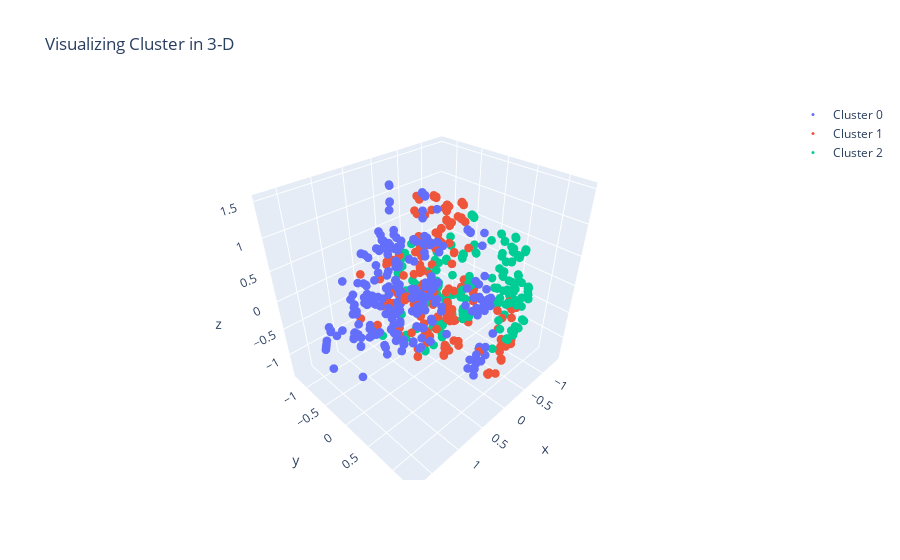

Source (notebook cell):
### Code cell
trace0 = go.Scatter3d(
                    x = cluster0["PCA_comp1"],
                    y = cluster0["PCA_comp2"],
                    z = cluster0["PCA_comp3"],
                    mode = 'markers',
                    marker = dict(size = 3),
                    name = 'Cluster 0')

trace1 = go.Scatter3d(
                    x = cluster1["PCA_comp1"],
                    y = cluster1["PCA_comp2"],
                    z = cluster1["PCA_comp3"],
                    mode = 'markers', marker = dict(size = 3),
                    name = 'Cluster 1')

trace2 = go.Scatter3d(
                    x = cluster2["PCA_comp1"],
                    y = cluster2["PCA_comp2"],
                    z = cluster2["PCA_comp3"],
                    mode = 'markers', marker = dict(size = 3),
                    name = 'Cluster 2')

trace3 = go.Scatter3d(
                    x = cluster3["PCA_comp1"],
                    y = cluster3["PCA_comp2"],
                    z = cluster3["PCA_comp3"],
                    mode = 'markers', marker = dict(size = 3),
                    name = 'Cluster 3')

trace4 = go.Scatter3d(
                    x = cluster4["PCA_comp1"],
                    y = cluster4["PCA_comp2"],
                    z = cluster4["PCA_comp3"],
                    mode = 'markers', marker = dict(size = 3),
                    name = 'Cluster 4')

trace5 = go.Scatter3d(
                    x = cluster5["PCA_comp1"],
                    y = cluster5["PCA_comp2"],
                    z = cluster5["PCA_comp3"],
                    mode = 'markers', marker = dict(size = 3),
                    name = 'Cluster 5')

trace6 = go.Scatter3d(
                    x = cluster6["PCA_comp1"],
                    y = cluster6["PCA_comp2"],
                    z = cluster6["PCA_comp3"],
                    mode = 'markers', marker = dict(size = 3),
                    name = 'Cluster 6')

trace7 = go.Scatter3d(
                    x = cluster7["PCA_comp1"],
                    y = cluster7["PCA_comp2"],
                    z = cluster7["PCA_comp3"],
                    mode = 'markers', marker = dict(size = 3),
                    name = 'Cluster 7')

trace8 = go.Scatter3d(
                    x = cluster8["PCA_comp1"],
                    y = cluster8["PCA_comp2"],
                    z = cluster8["PCA_comp3"],
                    mode = 'markers', marker = dict(size = 3),
                    name = 'Cluster 8')

trace9 = go.Scatter3d(
                    x = cluster9["PCA_comp1"],
                    y = cluster9["PCA_comp2"],
                    z = cluster9["PCA_comp3"],
                    mode = 'markers', marker = dict(size = 3),
                    name = 'Cluster 9')

trace10 = go.Scatter3d(
                    x = cluster10["PCA_comp1"],
                    y = cluster10["PCA_comp2"],
                    z = cluster10["PCA_comp3"],
                    mode = 'markers', marker = dict(size = 3),
                    name = 'Cluster 10')

data = [trace0, trace1, trace2, trace3, trace4, trace5, trace6, trace7, trace8, trace9, trace10]

title = "Visualizing Cluster in 3-D"

layout = dict(title = title,
              xaxis = dict(title = 'PC1', ticklen = 5, zeroline = False),
              yaxis = dict(title = 'PC2', ticklen = 5, zeroline = False)
                          )
              
fig = dict(data = data, layout = layout)

              
iplot(fig)

### Figure 1 — Plotly figure (JSON) as saved in the notebook; plotly's stock layout.template omitted (floating-point values rounded to 4 significant figures; data arrays with more than 128 entries replaced by an {"elided": "..."} marker saying what was removed)
{"data": [{"marker": {"size": 3}, "mode": "markers", "name": "Cluster 0", "type": "scatter3d", "x": {"elided": "331 float values"}, "y": {"elided": "331 float values"}, "z": {"elided": "331 float values"}}, {"marker": {"size": 3}, "mode": "markers", "name": "Cluster 1", "type": "scatter3d", "x": {"elided": "260 float values"}, "y": {"elided": "260 float values"}, "z": {"elided": "260 float values"}}, {"marker": {"size": 3}, "mode": "markers", "name": "Cluster 2", "type": "scatter3d", "x": {"elided": "305 float values"}, "y": {"elided": "305 float values"}, "z": {"elided": "305 float values"}}, {"marker": {"size": 3}, "mode": "markers", "name": "Cluster 3", "type": "scatter3d", "x": [], "y": [], "z": []}, {"marker": {"size": 3}, "mode": "markers", "name": "Cluster 4", "type": "scatter3d", "x": [], "y": [], "z": []}, {"marker": {"size": 3}, "mode": "markers", "name": "Cluster 5", "type": "scatter3d", "x": [], "y": [], "z": []}, {"marker": {"size": 3}, "mode": "markers", "name": "Cluster 6", "type": "scatter3d", "x": [], "y": [], "z": []}, {"marker": {"size": 3}, "mode": "markers", "name": "Cluster 7", "type": "scatter3d", "x": [], "y": [], "z": []}, {"marker": {"size": 3}, "mode": "markers", "name": "Cluster 8", "type": "scatter3d", "x": [], "y": [], "z": []}, {"marker": {"size": 3}, "mode": "markers", "name": "Cluster 9", "type": "scatter3d", "x": [], "y": [], "z": []}, {"marker": {"size": 3}, "mode": "markers", "name": "Cluster 10", "type": "scatter3d", "x": [], "y": [], "z": []}], "layout": {"title": {"text": "Visualizing Cluster in 3-D"}, "xaxis": {"ticklen": 5, "title": {"text": "PC1"}, "zeroline": false}, "yaxis": {"ticklen": 5, "title": {"text": "PC2"}, "zeroline": false}}}
